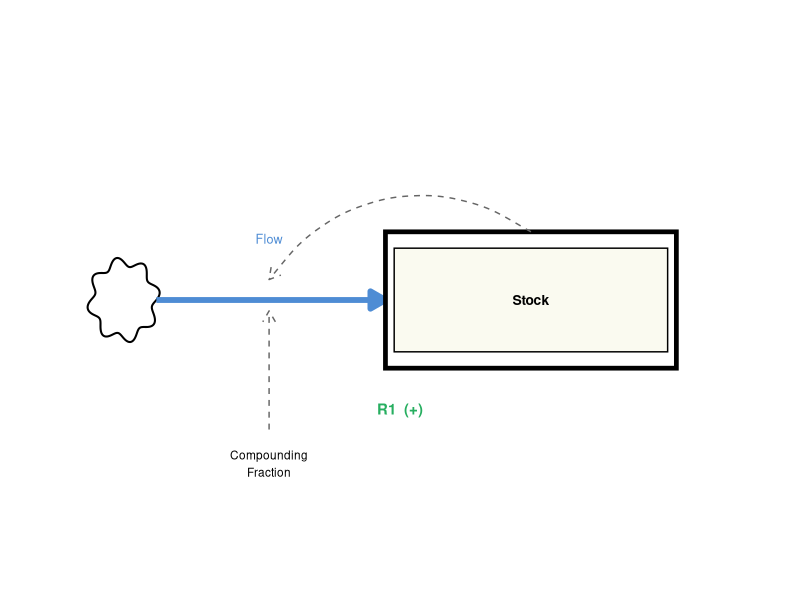
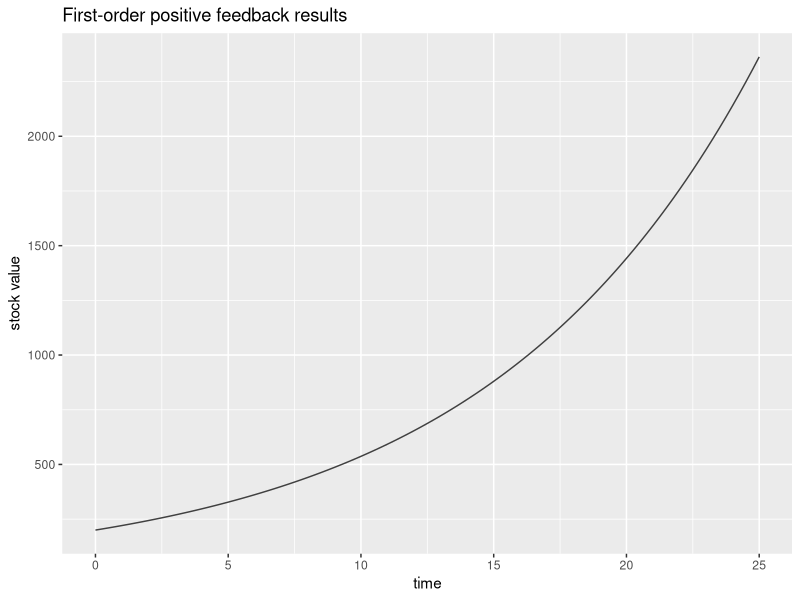
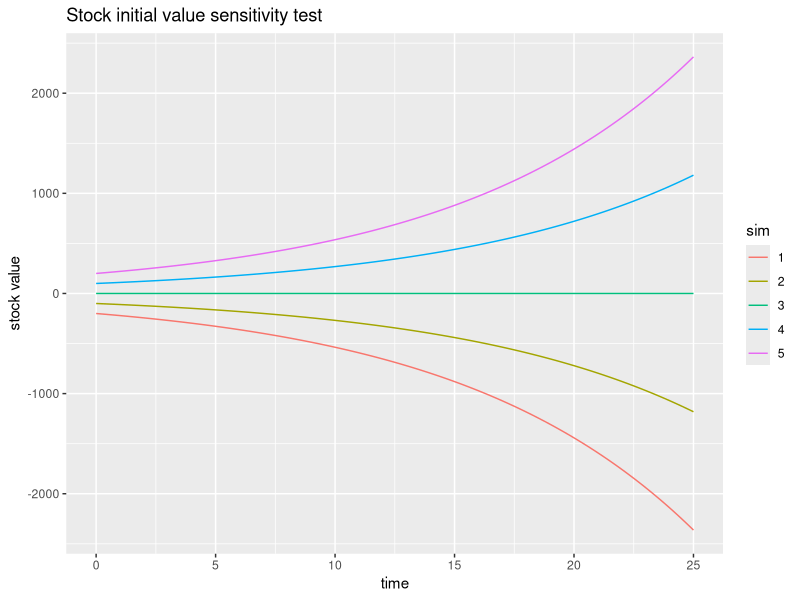
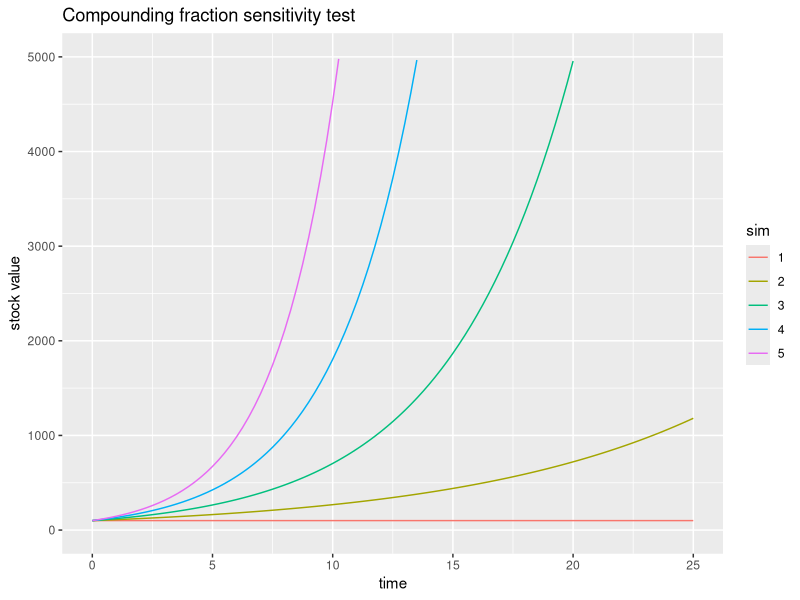

Generate these figures, in order, with R:
## ---- chunk 1
#| label: setup
#| include: false

library(deSolve)
library(tidyverse)

make_cloud <- function(cx, cy, w = 0.45, h = 0.28) {
  theta <- seq(0, 2 * pi, length.out = 200)
  bump  <- 1 + 0.12 * sin(8 * theta)
  tibble(x = cx + w * bump * cos(theta), y = cy + h * bump * sin(theta))
}

flow_arrow <- arrow(length = unit(0.44, "cm"), type = "closed")
info_arrow <- arrow(length = unit(0.32, "cm"), type = "open")

draw_pos_feedback <- function(stock_label, flow_label, param_label) {
  ggplot() +
    geom_polygon(data = make_cloud(1.2, 2.5), aes(x, y),
                 fill = "white", colour = "black", linewidth = 0.7) +
    annotate("segment", x = 1.65, xend = 4.8, y = 2.5, yend = 2.5,
             linewidth = 2, colour = "#4e8cd4", arrow = flow_arrow) +
    annotate("text", x = 3.2, y = 2.95, label = flow_label,
             size = 3.2, colour = "#4e8cd4") +
    annotate("rect", xmin = 4.8, xmax = 8.8, ymin = 2.0, ymax = 3.0,
             fill = "white", colour = "black", linewidth = 1.6) +
    annotate("rect", xmin = 4.92, xmax = 8.68, ymin = 2.12, ymax = 2.88,
             fill = "#fafaf0", colour = "black", linewidth = 0.5) +
    annotate("text", x = 6.8, y = 2.5, label = stock_label,
             size = 3.5, fontface = "bold") +
    annotate("text", x = 3.2, y = 1.3, label = param_label, size = 3.0) +
    annotate("segment", x = 3.2, xend = 3.2, y = 1.55, yend = 2.42,
             linetype = "dashed", colour = "grey40", arrow = info_arrow) +
    geom_curve(data = data.frame(x = 6.8, y = 3.0, xend = 3.2, yend = 2.65),
               aes(x = x, y = y, xend = xend, yend = yend),
               curvature = 0.45, linetype = "dashed", colour = "grey40",
               arrow = info_arrow) +
    annotate("text", x = 5.0, y = 1.7, label = "R1  (+)", size = 3.8,
             colour = "#27ae60", fontface = "bold") +
    theme_void() +
    coord_cartesian(xlim = c(0, 10), ylim = c(0.5, 4.5))
}
## ---- chunk 2
#| label: generic
#| echo: false
#| fig-align: center
#| fig-width: 7
#| fig-height: 3.5

draw_pos_feedback("Stock", "Flow", "Compounding\nFraction")
## ---- chunk 3
#| label: adjusted

# define single function with all model parameters as arguments
first_order_pos_feedback <- function(sim = 1,
                                     stock,
                                     compounding_fraction,
                                     start,
                                     finish,
                                     step) {

  # model inputs
  sim_time <- seq(from = start,
                  to = finish,
                  by = step)
  stocks <- c(stock = stock)
  params <- c(compounding_fraction = compounding_fraction)  # (unit/unit)/time

  # define system model
  system_model <- function(time, stocks, params, sim){

    with(as.list(c(stocks, params)),

         {flow <- compounding_fraction * stock         # people/year
         ds_dt <- flow
         return(list(c(ds_dt),
                     change_in_stock = flow,
                     sim = sim))}
         )
  }

  # runs ode solver and tidy data
  sim_data <- ode(times = sim_time, y = stocks, parms = params,
                  func = system_model, method = "euler", sim = sim) %>%
    as_tibble() %>%
    relocate(sim, .before = time) %>%
    pivot_longer(-c(sim:time)) %>%
    mutate(value = as.numeric(value),
           time = as.numeric(time),
           sim = as.character(sim))

  return(sim_data)
}
## ---- chunk 4
#| label: test-function

# test simulation run 1
first_order_pos_feedback(stock = 200,
                         compounding_fraction = 0.1,
                         start = 0,
                         finish = 25,
                         step = 0.25) %>%
  filter(name == "stock") %>%
  ggplot(aes(x = time, y = value)) +
  geom_line(color = "grey25") +
  labs(title = "First-order positive feedback results",
       y = "stock value")
## ---- chunk 5
#| label: map-function

# stock initial values
stocks_list <- c(-200, -100, 0, 100, 200)

# sim runs
sim_runs <- seq_along(stocks_list)

# map
sim_results <- pmap_dfr(list(sim = sim_runs,
                             stock = stocks_list),
                        .f = first_order_pos_feedback,
                        compounding_fraction = 0.1,
                        start = 0,
                        finish = 25,
                        step = 0.25)
# check results
glimpse(sim_results)
## ---- chunk 6
#| label: plot-init-val-results

sim_results %>%
  filter(name == "stock") %>%
  ggplot(aes(y = value, x = time, color = sim)) +
  geom_line() +
  labs(title = "Stock initial value sensitivity test",
       y = "stock value")
## ---- chunk 7
#| label: map-different-fractions
#| warning: false

# compounding fraction values
fraction_list <- c(0, 0.1, 0.2, 0.3, 0.4)

# sim runs
sim_runs <- seq_along(fraction_list)

# map and plot
pmap_dfr(list(sim = sim_runs,
              compounding_fraction = fraction_list),
         .f = first_order_pos_feedback,
         stock = 100,
         start = 0,
         finish = 25,
         step = 0.25) %>%
  filter(name == "stock") %>%
  ggplot(aes(y = value, x = time, color = sim)) +
  geom_line() +
  scale_y_continuous(limits = c(0, 5000)) +
  labs(title = "Compounding fraction sensitivity test",
       y = "stock value")
